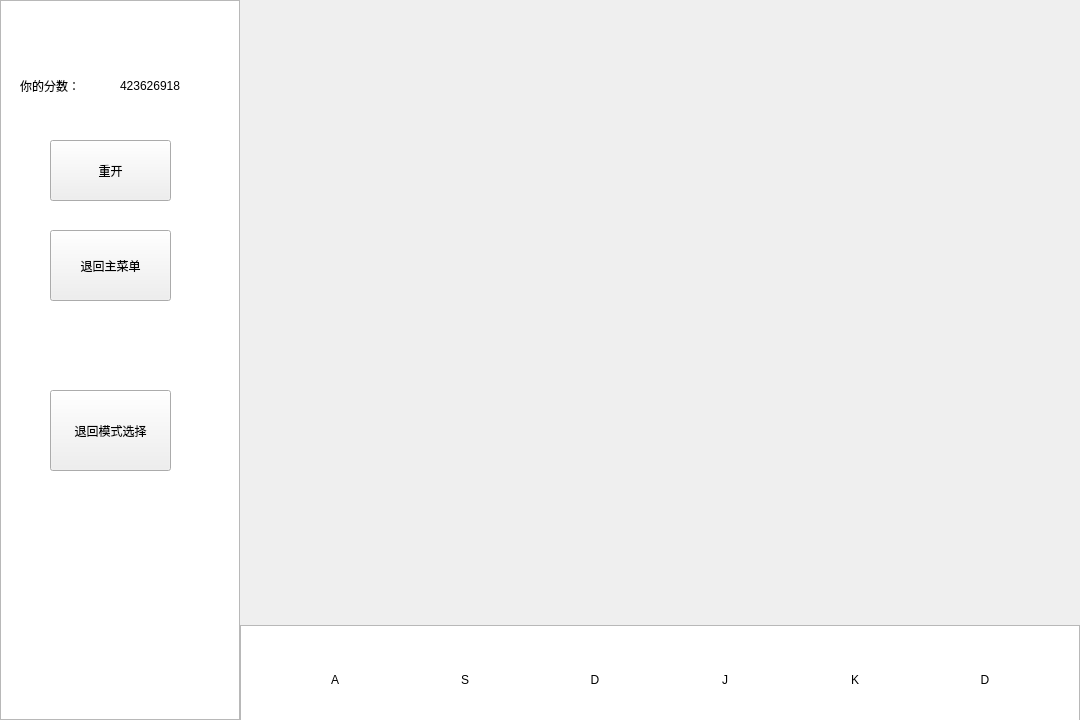
<?xml version="1.0" encoding="UTF-8"?>
<ui version="4.0">
 <class>firstgame</class>
 <widget class="QWidget" name="firstgame">
  <property name="geometry">
   <rect>
    <x>0</x>
    <y>0</y>
    <width>1080</width>
    <height>720</height>
   </rect>
  </property>
  <property name="windowTitle">
   <string>Form</string>
  </property>
  <widget class="QListView" name="listView">
   <property name="geometry">
    <rect>
     <x>0</x>
     <y>0</y>
     <width>240</width>
     <height>720</height>
    </rect>
   </property>
  </widget>
  <widget class="QLabel" name="yourscoreshow">
   <property name="geometry">
    <rect>
     <x>20</x>
     <y>60</y>
     <width>71</width>
     <height>51</height>
    </rect>
   </property>
   <property name="text">
    <string>你的分数：</string>
   </property>
  </widget>
  <widget class="QLabel" name="score_label">
   <property name="geometry">
    <rect>
     <x>120</x>
     <y>70</y>
     <width>71</width>
     <height>31</height>
    </rect>
   </property>
   <property name="text">
    <string>423626918</string>
   </property>
  </widget>
  <widget class="QPushButton" name="back_to_main">
   <property name="geometry">
    <rect>
     <x>50</x>
     <y>230</y>
     <width>121</width>
     <height>71</height>
    </rect>
   </property>
   <property name="text">
    <string>退回主菜单</string>
   </property>
  </widget>
  <widget class="QPushButton" name="pushButton">
   <property name="geometry">
    <rect>
     <x>50</x>
     <y>390</y>
     <width>121</width>
     <height>81</height>
    </rect>
   </property>
   <property name="text">
    <string>退回模式选择</string>
   </property>
  </widget>
  <widget class="QPushButton" name="restart">
   <property name="geometry">
    <rect>
     <x>50</x>
     <y>140</y>
     <width>121</width>
     <height>61</height>
    </rect>
   </property>
   <property name="text">
    <string>重开</string>
   </property>
  </widget>
  <widget class="QListView" name="Lower_listView">
   <property name="geometry">
    <rect>
     <x>240</x>
     <y>625</y>
     <width>840</width>
     <height>100</height>
    </rect>
   </property>
  </widget>
  <widget class="QLabel" name="SLabel">
   <property name="geometry">
    <rect>
     <x>400</x>
     <y>640</y>
     <width>130</width>
     <height>80</height>
    </rect>
   </property>
   <property name="styleSheet">
    <string notr="true">font: 26pt &quot;华文琥珀&quot;;</string>
   </property>
   <property name="text">
    <string>&lt;html&gt;&lt;head/&gt;&lt;body&gt;&lt;p align=&quot;center&quot;&gt;S&lt;/p&gt;&lt;/body&gt;&lt;/html&gt;</string>
   </property>
   <property name="alignment">
    <set>Qt::AlignCenter</set>
   </property>
  </widget>
  <widget class="QLabel" name="ALabel">
   <property name="geometry">
    <rect>
     <x>270</x>
     <y>640</y>
     <width>130</width>
     <height>80</height>
    </rect>
   </property>
   <property name="styleSheet">
    <string notr="true">font: 26pt &quot;华文琥珀&quot;;</string>
   </property>
   <property name="text">
    <string>&lt;html&gt;&lt;head/&gt;&lt;body&gt;&lt;p align=&quot;center&quot;&gt;A&lt;/p&gt;&lt;/body&gt;&lt;/html&gt;</string>
   </property>
   <property name="alignment">
    <set>Qt::AlignCenter</set>
   </property>
  </widget>
  <widget class="QLabel" name="DLabel">
   <property name="geometry">
    <rect>
     <x>530</x>
     <y>640</y>
     <width>130</width>
     <height>80</height>
    </rect>
   </property>
   <property name="styleSheet">
    <string notr="true">font: 26pt &quot;华文琥珀&quot;;</string>
   </property>
   <property name="text">
    <string>&lt;html&gt;&lt;head/&gt;&lt;body&gt;&lt;p align=&quot;center&quot;&gt;D&lt;/p&gt;&lt;/body&gt;&lt;/html&gt;</string>
   </property>
   <property name="alignment">
    <set>Qt::AlignCenter</set>
   </property>
  </widget>
  <widget class="QLabel" name="JLabel">
   <property name="geometry">
    <rect>
     <x>660</x>
     <y>640</y>
     <width>130</width>
     <height>80</height>
    </rect>
   </property>
   <property name="styleSheet">
    <string notr="true">font: 26pt &quot;华文琥珀&quot;;</string>
   </property>
   <property name="text">
    <string>&lt;html&gt;&lt;head/&gt;&lt;body&gt;&lt;p align=&quot;center&quot;&gt;J&lt;/p&gt;&lt;/body&gt;&lt;/html&gt;</string>
   </property>
   <property name="alignment">
    <set>Qt::AlignCenter</set>
   </property>
  </widget>
  <widget class="QLabel" name="KLabel">
   <property name="geometry">
    <rect>
     <x>790</x>
     <y>640</y>
     <width>130</width>
     <height>80</height>
    </rect>
   </property>
   <property name="styleSheet">
    <string notr="true">font: 26pt &quot;华文琥珀&quot;;</string>
   </property>
   <property name="text">
    <string>&lt;html&gt;&lt;head/&gt;&lt;body&gt;&lt;p align=&quot;center&quot;&gt;K&lt;/p&gt;&lt;/body&gt;&lt;/html&gt;</string>
   </property>
   <property name="alignment">
    <set>Qt::AlignCenter</set>
   </property>
  </widget>
  <widget class="QLabel" name="Dlabel">
   <property name="geometry">
    <rect>
     <x>920</x>
     <y>640</y>
     <width>130</width>
     <height>80</height>
    </rect>
   </property>
   <property name="styleSheet">
    <string notr="true">font: 26pt &quot;华文琥珀&quot;;</string>
   </property>
   <property name="text">
    <string>&lt;html&gt;&lt;head/&gt;&lt;body&gt;&lt;p align=&quot;center&quot;&gt;D&lt;/p&gt;&lt;/body&gt;&lt;/html&gt;</string>
   </property>
   <property name="alignment">
    <set>Qt::AlignCenter</set>
   </property>
  </widget>
  <zorder>listView</zorder>
  <zorder>yourscoreshow</zorder>
  <zorder>score_label</zorder>
  <zorder>back_to_main</zorder>
  <zorder>pushButton</zorder>
  <zorder>restart</zorder>
  <zorder>Lower_listView</zorder>
  <zorder>ALabel</zorder>
  <zorder>SLabel</zorder>
  <zorder>DLabel</zorder>
  <zorder>JLabel</zorder>
  <zorder>KLabel</zorder>
  <zorder>Dlabel</zorder>
 </widget>
 <resources/>
 <connections/>
</ui>
